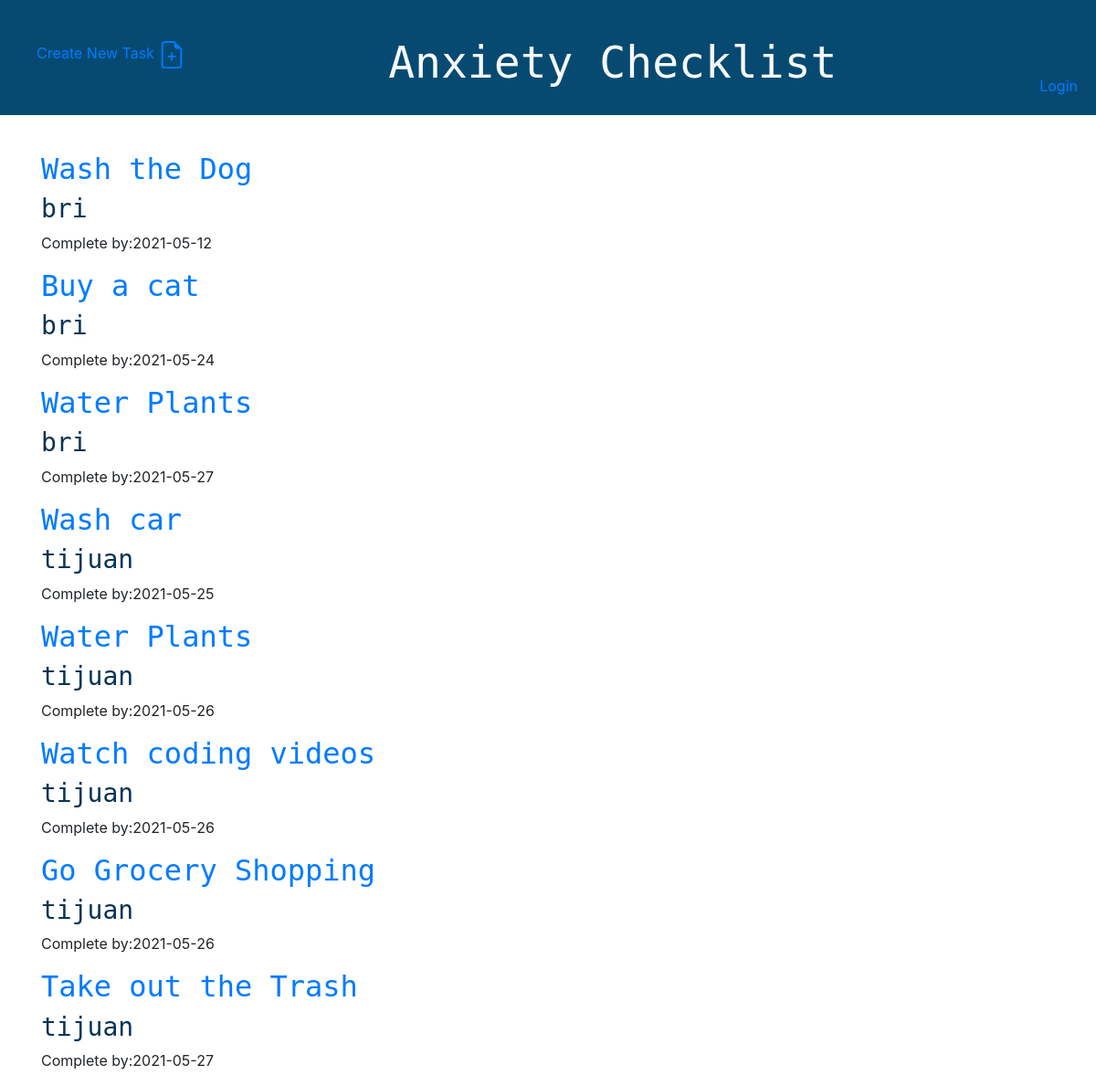
The app's page /, older data.
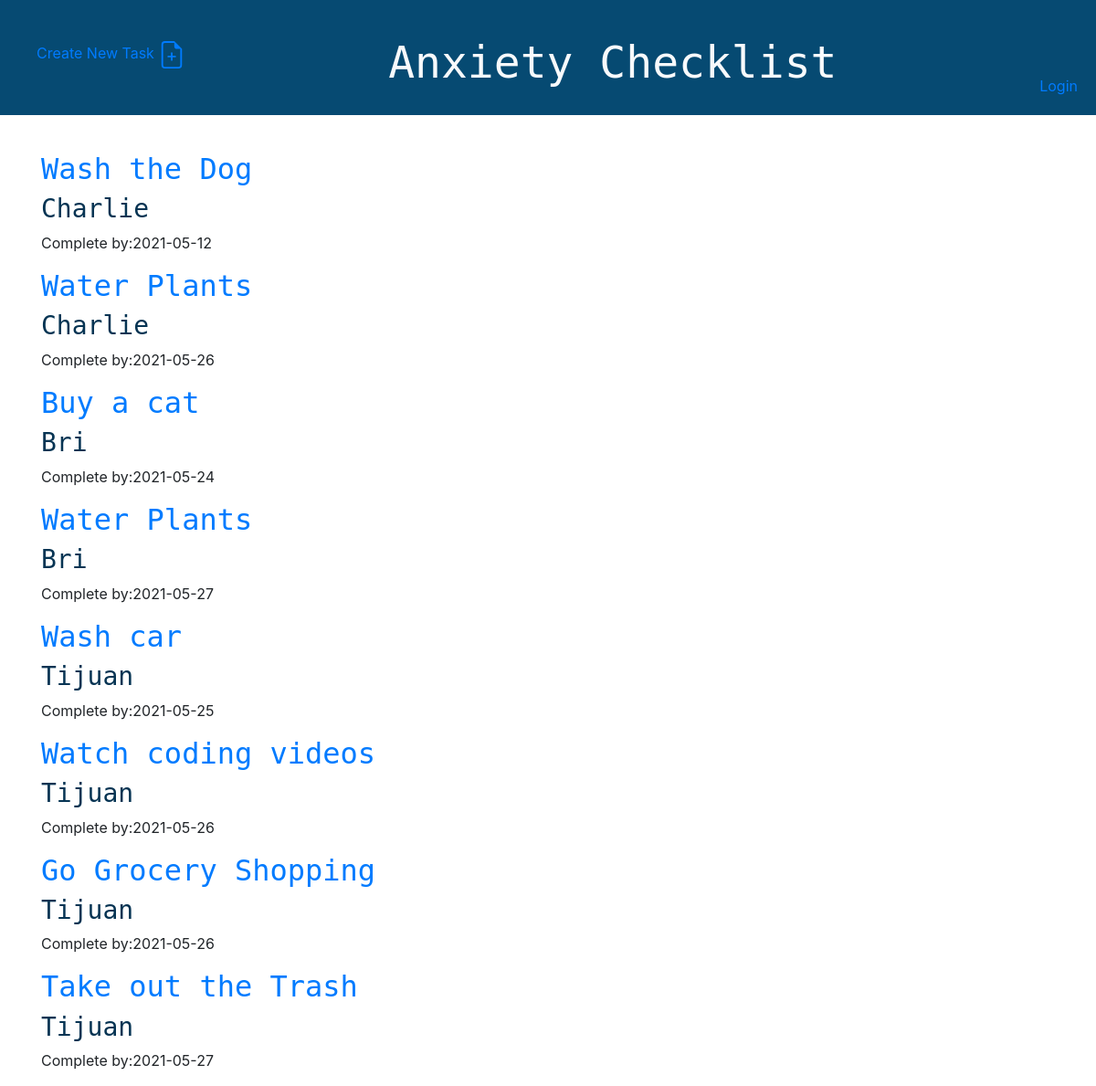
The same page, newer data.
### main/models.py (models this page shows, shortened)
class Todo(models.Model):
    task = models.CharField(max_length= 280)
    text = models.TextField(max_length=400)
    created_date = models.DateField(auto_now_add=True)
    due_date = models.DateField(blank=True, null=True)
    done = models.BooleanField(default=False)
    user = models.ForeignKey(User, on_delete=models.CASCADE, related_name="todos")

### main/views.py (the view)
# urls.py: path('', views.todo_list, name='todo_list'),
def todo_list(request):
    todos = Todo.objects.all().order_by('-user', 'due_date')
    return render(request, 'main/todo_list.html', {'todos': todos})

### templates/main/todo_list.html
{% extends 'base.html' %}
{% block content %}
    {% for todo in todos.all %}
        <article class="todo">
            <h2><a href="{% url 'todo_detail' pk=todo.pk %}">{{ todo.task }}</a></h2>
            <h3>{{ todo.user |linebreaksbr }} </h3>
            <p>Complete by:{{ todo.due_date|linebreaksbr }}</p>
        </article>
    {% endfor %}
{% endblock %}

### templates/base.html (shortened to what this page needs)
{% load static %}
<!DOCTYPE html>
<html>
    <head>
        <link rel="stylesheet" href="https://cdn.jsdelivr.net/npm/bootstrap@4.5.3/dist/css/bootstrap.min.css">
        <link rel="stylesheet" href="{% static 'css/todo.css' %}">
    </head>
    <body>
        <header class="page-header">
          <div class="d-flex justify-content-between">
              <a href="{% url 'todo_new' %}" class="align-self-start">
              <p>Create New Task {% include 'icons/file-earmark-plus.svg' %} </p>
            </a>
              <h1><a href="/" class='d-flex justify-content-center'>Anxiety Checklist</a></h1>
            {% if user.is_authenticated %}
            <a href='accounts/logout' class='align-self-end'>Logout</a>
            {% elif not user.is_authenticated %}
            <a href="/accounts/login" class="align-self-end">Login </a>
            {% endif %}
          </div>
        </header>
        <main class="container">
            <div class="row">
                <div class="col">
                {% block content %}
                {% endblock %}
                </div>
            </div>
        </main>
    </body>
</html>

### main/static/css/todo.css (style rules this page uses)
.page-header { background-color: #064a72; margin-top: 0; margin-bottom: 40px; padding: 40px 20px 20px 40px; }
.page-header h1, .page-header h1 a, .page-header h1 a:visited, .page-header h1 a:active { display: flex; color: #f8fafc; font-size: 36pt; text-decoration: none; }
h1, h2, h3, h4 { font-family: DejaVu Sans Mono, monospace; color: #063453 }

Row changes from the older to the newer data that the page shows:
changed Todo "Wash the Dog": user "bri" → "Charlie"
changed Todo (number 2 of 8 on the later page): user "tijuan" → "Charlie"; moves up the list
changed through a linked row, Todo "Buy a cat": user "bri" → "Bri"
changed through a linked row, Todo (number 4 of 8 on the later page): user "bri" → "Bri"
changed through a linked row, Todo "Wash car": user "tijuan" → "Tijuan"
changed through a linked row, Todo "Watch coding videos": user "tijuan" → "Tijuan"
changed through a linked row, Todo "Go Grocery Shopping": user "tijuan" → "Tijuan"
changed through a linked row, Todo "Take out the Trash": user "tijuan" → "Tijuan"
